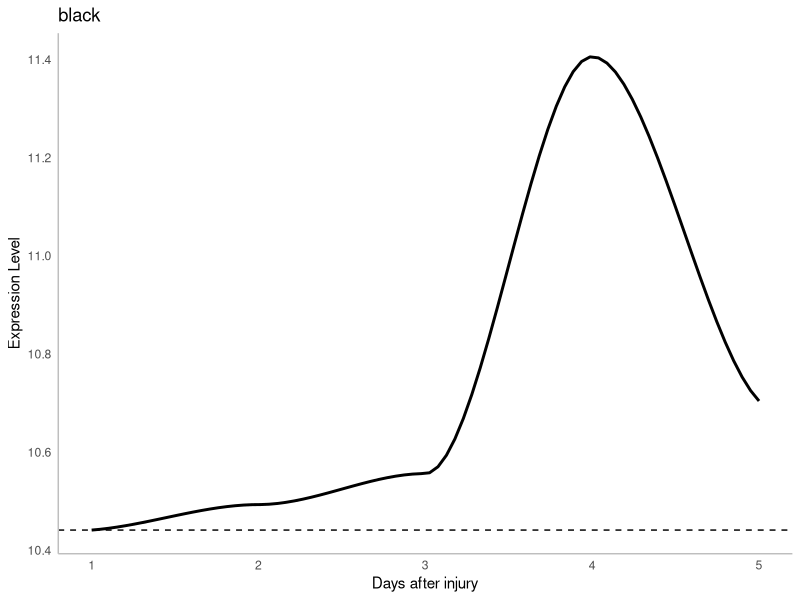
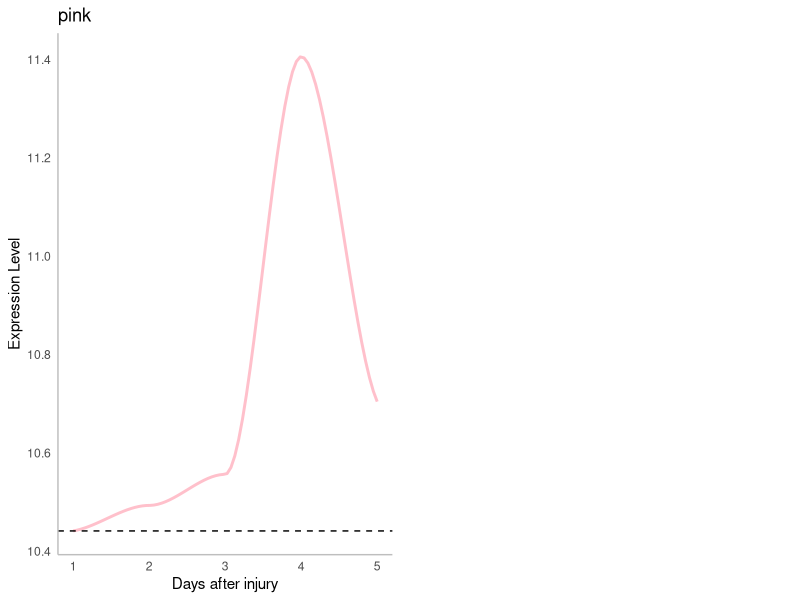
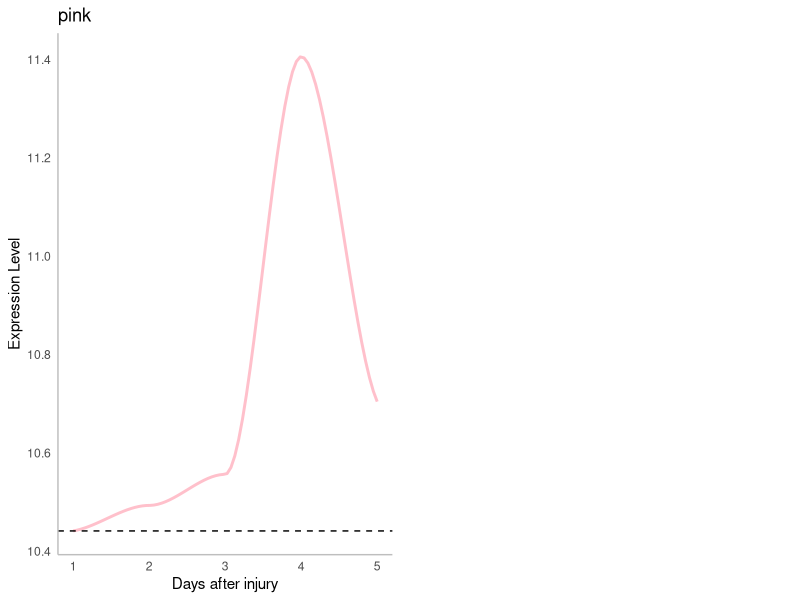

R code for these plots, in order:
## ---- chunk 1
knitr::opts_chunk$set(echo = TRUE)
## ---- chunk 2
specmod<-read.csv("pink.csv",row.names = 1)[1:30,]
t<-data.frame(tp=1:5,tpm_mean = log2(c(mean(as.matrix(specmod[,1:4])),mean(as.matrix(specmod[,5:8])),mean(as.matrix(specmod[,9:12])),mean(as.matrix(specmod[,13:16])),mean(as.matrix(specmod[,17:20])))))
head(t)
## ---- chunk 3
library(ggplot2)
ggplot(t,aes(x = tp,y = tpm_mean)) +
  geom_smooth(color="black") + #拟合曲线的颜色 color of the fitted curve
  labs(x = "Days after injury", y = "Expression Level", title = "black") + 
  theme_bw() + #去除背景色 remove background color
  theme(panel.grid =element_blank()) + #去除网格线 remove gridlines
  theme(panel.border = element_blank()) + #去除外层边框 remove outer border
  theme(axis.line = element_line(colour = "grey")) + #坐标轴画成灰色 coordinate axes are drawn in gray
  theme(axis.ticks = element_blank()) + #取掉坐标轴上的刻度线 remove the scale from the axes
  geom_hline(yintercept = t$tpm_mean[1],linetype="dashed") #在第一个时间点处画虚线 draw a dotted line at the first time point
## ---- chunk 4
fnames<-Sys.glob("*.csv")
fnames
fdataset<-lapply(fnames,read.csv)
names(fdataset) <- fnames

library(plyr)
result <- ldply(fdataset, data.frame)
head(result)
df<-result[,2:22]
df$module<-unlist(strsplit(result$.id,split = ".csv"))
row.names(df)<-df$X
df1<-df[2:22]
## ---- chunk 5
library(ggplot2)
plist=list()
tag = 0
for (mod in unique(df1$module)){
  tag = tag + 1
  specmod <- df1[df1$module == mod,]
  t<-data.frame(tp=1:5,tpm_mean = log2( c(mean(as.matrix(specmod[1:30,1:4])),mean(as.matrix(specmod[1:30,5:8])),mean(as.matrix(specmod[1:30,9:12])),mean(as.matrix(specmod[1:30,13:16])),mean(as.matrix(specmod[1:30,17:20])))))
  plist[[tag]]<-ggplot(t,aes(x = tp, y = tpm_mean)) +
  geom_smooth(color = mod) + #拟合曲线的颜色 color of the fitted curve
  labs(x = "Days after injury", y = "Expression Level", title = mod) + 
  theme_bw() + #去除背景色 remove background color
  theme(panel.grid =element_blank()) + #去除网格线 remove gridlines
  theme(panel.border = element_blank()) + #去除外层边框 remove outer border
  theme(axis.line = element_line(colour = "grey")) + #坐标轴画成灰色 coordinate axes are drawn in gray
  theme(axis.ticks = element_blank()) + #取掉坐标轴上的刻度线 remove the scale from the axes
  geom_hline(yintercept = t$tpm_mean[1],linetype="dashed") #在第一个时间点处画虚线 draw a dotted line at the first time point
}

require(cowplot)
plot_grid(plotlist=plist, ncol=2)
ggsave(file="myfitting.pdf")
## ---- chunk 6
sessionInfo()
